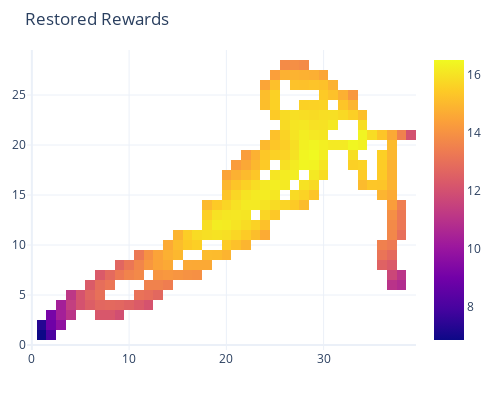
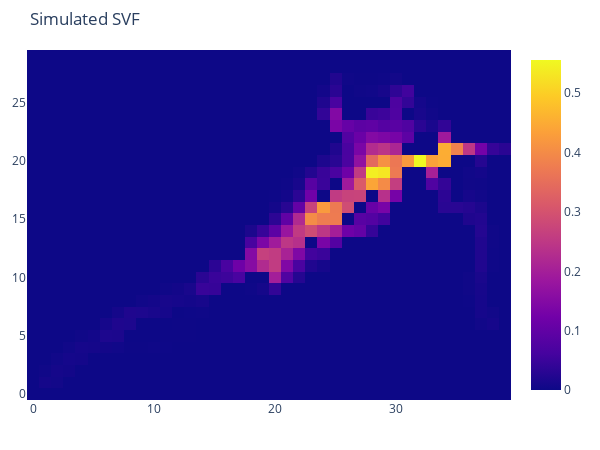

Notebook code for these charts, in order:
### Code cell
env_folder_path = 'wifi_track_data/dacang/grid_data/env_imgs/40_30'
expert_traj_path = "wifi_track_data/dacang/track_data/trajs_sliced_0229_40x30.csv"
#model_path = 'train/0227/0227(60,120,120,240,240,120,60)lr0.00005/model_deep_irl_fc_epoch293_mse2.277986526489258_0227.pth'
#model_path = 'train/0225/model_deep_irl_fc_epoch298_mse2.461331367492676_0225.pth'
model_path = r'train\0314\0314relu_bias0_v0.001_tp0.8_dis0.95_lr1e-05_wd0.2_clip-1_l(60, 120, 240, 240, 240, 120, 60)\model_deep_irl_fc_epoch504_mse0.8446582555770874_0314.pth'
world = GridWorld_envGen(
    width=40,height=30,
    envs_img_folder_path=env_folder_path,
    experts_traj_filePath=expert_traj_path,
    model_path=model_path,
    model_n_input=30,
    model_layers=(60, 120, 240, 240, 240, 120, 60),
    trans_prob=0.8,
    discount=0.95
)

### Figure 1 — Plotly figure (JSON) as saved in the notebook; plotly's stock layout.template omitted (floating-point values rounded to 4 significant figures; data arrays with more than 128 entries replaced by an {"elided": "..."} marker saying what was removed)
{"data": [{"type": "heatmap", "z": {"elided": "30x40 float values"}}], "layout": {"autosize": false, "height": 400, "margin": {"b": 50, "l": 20, "r": 20, "t": 50}, "title": {"text": "Restored Rewards"}, "width": 500}}

### Figure 2 — Plotly figure (JSON) as saved in the notebook; plotly's stock layout.template omitted (floating-point values rounded to 4 significant figures; data arrays with more than 128 entries replaced by an {"elided": "..."} marker saying what was removed)
{"data": [{"type": "heatmap", "z": {"elided": "30x40 float values"}}], "layout": {"autosize": false, "height": 450, "margin": {"b": 50, "l": 20, "r": 20, "t": 50}, "title": {"text": "Simulated SVF"}, "width": 600}}
